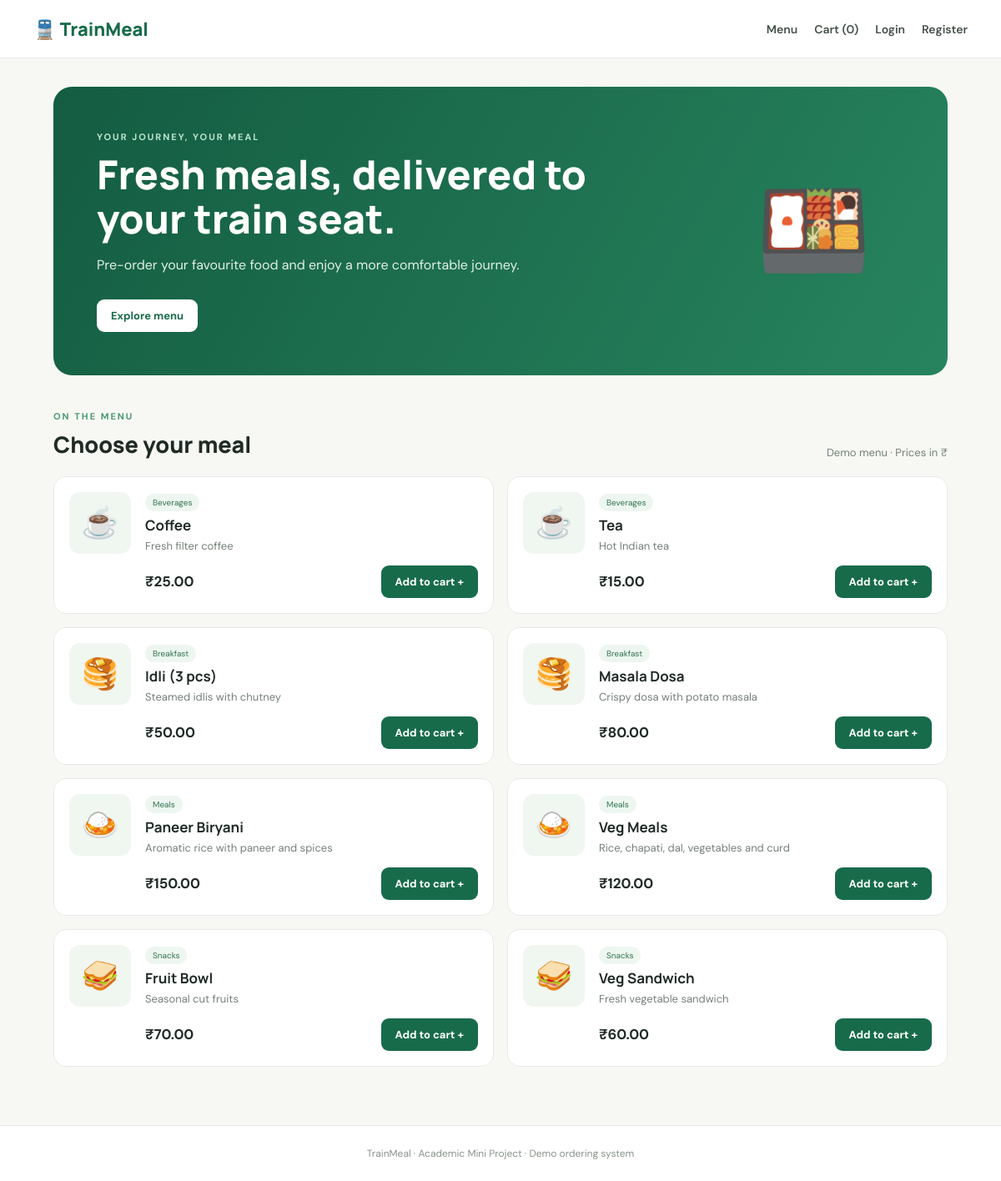
The page / on the database its author committed.
### tables this page shows
CREATE TABLE foods (
            id INTEGER PRIMARY KEY AUTOINCREMENT,
            name TEXT NOT NULL,
            description TEXT,
            category TEXT NOT NULL,
            price REAL NOT NULL,
            available INTEGER NOT NULL DEFAULT 1
        );

### app.py (the view)
@app.route("/")
def index():
    with db() as con:
        foods = con.execute("SELECT * FROM foods WHERE available=1 ORDER BY category,name").fetchall()
    return render_template("index.html", foods=foods)

### app.py (called while the page is built)
def db():
    conn = sqlite3.connect(DB_PATH)
    conn.row_factory = sqlite3.Row
    conn.execute("PRAGMA foreign_keys = ON")
    return conn

### templates/index.html
{% extends "base.html" %}{% block title %}Menu | TrainMeal{% endblock %}
{% block content %}
<section class="hero"><div><p class="eyebrow">YOUR JOURNEY, YOUR MEAL</p><h1>Fresh meals, delivered to your train seat.</h1><p>Pre-order your favourite food and enjoy a more comfortable journey.</p><a class="btn light" href="#menu">Explore menu</a></div><div class="hero-icon">🍱</div></section>
<div class="section-head" id="menu"><div><p class="eyebrow">ON THE MENU</p><h2>Choose your meal</h2></div><span class="muted">Demo menu · Prices in ₹</span></div>
<div class="food-grid">
{% for food in foods %}
<article class="food-card"><div class="food-emoji">{{ {'Meals':'🍛','Snacks':'🥪','Breakfast':'🥞','Beverages':'☕'}.get(food.category,'🍽️') }}</div><div class="food-info"><span class="tag">{{ food.category }}</span><h3>{{ food.name }}</h3><p>{{ food.description }}</p><div class="food-bottom"><strong>₹{{ '%.2f'|format(food.price) }}</strong><form method="post" action="{{ url_for('add_to_cart',food_id=food.id) }}"><button class="btn" type="submit">Add to cart +</button></form></div></div></article>
{% else %}<p>No food items available.</p>{% endfor %}
</div>
{% endblock %}

### templates/base.html (shortened to what this page needs)
<!doctype html>
<html lang="en">
<head>
<link rel="stylesheet" href="{{ url_for('static',filename='style.css') }}">
</head>
<body>
<nav class="navbar">
  <a class="brand" href="{{ url_for('index') }}">🚆 TrainMeal</a>
  <div class="navlinks">
    <a href="{{ url_for('index') }}">Menu</a>
    <a href="{{ url_for('cart') }}">Cart ({{ session.get('cart',{}).values()|sum }})</a>
    {% if session.get('user_id') %}
      <a href="{{ url_for('my_orders') }}">My Orders</a>
      {% if session.get('role')=='admin' %}<a href="{{ url_for('admin') }}">Admin</a>{% endif %}
      <span class="welcome">Hi, {{ session.get('name') }}</span><a href="{{ url_for('logout') }}">Logout</a>
    {% else %}<a href="{{ url_for('login') }}">Login</a><a href="{{ url_for('register') }}">Register</a>{% endif %}
  </div>
</nav>
<main class="container">
{% block content %}{% endblock %}
</main>
<footer>TrainMeal · Academic Mini Project · Demo ordering system</footer>
</body></html>

### static/style.css (style rules this page uses)
:root { --ink:#202b26;--muted:#738078;--green:#176b4b;--green2:#eaf5ef;--cream:#f7f8f4;--line:#e6ebe6 }
* { box-sizing:border-box }
body { margin:0;background:var(--cream);color:var(--ink);font-family:'DM Sans',Arial,sans-serif }
.navbar { height:auto;min-height:70px;background:#fff;border-bottom:1px solid var(--line);display:flex;align-items:center;justify-content:space-between;padding:14px max(calc((100% - 1120px)/2),24px);gap:20px }
.brand { font:800 22px Manrope,sans-serif;color:var(--green);text-decoration:none }
.navlinks { display:flex;align-items:center;gap:20px;flex-wrap:wrap }
.navlinks a { color:#435149;text-decoration:none;font-size:14px;font-weight:600 }
.navlinks a:hover,a { color:var(--green) }
.container { max-width:1120px;margin:34px auto 70px;padding:0 24px;min-height:70vh }
.hero { background:linear-gradient(120deg,#145c42,#27845e);border-radius:22px;padding:52px;color:#fff;display:flex;align-items:center;justify-content:space-between;overflow:hidden }
.hero h1 { font:800 clamp(30px,4vw,48px)/1.12 Manrope,sans-serif;max-width:610px;margin:8px 0 14px }
.hero p { max-width:540px;color:#e1f1e8;line-height:1.6 }
.hero-icon { font-size:110px;margin:0 40px }
.eyebrow { font-size:11px;font-weight:700;letter-spacing:2px;color:#4c9972;margin:0 0 8px }
.hero .eyebrow { color:#bce6ce }
.btn { display:inline-block;border:0;border-radius:9px;background:var(--green);color:#fff;padding:11px 17px;font:700 13px 'DM Sans';text-decoration:none;cursor:pointer }
.btn.light { background:#fff;color:var(--green);margin-top:12px }
.section-head { display:flex;justify-content:space-between;align-items:end;margin:42px 0 20px }
.section-head h2,h2 { font:800 27px Manrope;margin:0 }
.muted { color:var(--muted);font-size:13px }
.food-grid { display:grid;grid-template-columns:repeat(2,1fr);gap:16px }
.food-card { background:#fff;border:1px solid var(--line);border-radius:15px;padding:18px;display:flex;gap:17px }
.food-emoji { width:74px;height:74px;flex-shrink:0;border-radius:13px;background:#f0f6f0;display:grid;place-items:center;font-size:36px }
.food-info { flex:1 }
.food-info h3 { font:700 17px Manrope;margin:7px 0 5px }
.food-info p { font-size:13px;color:var(--muted);margin:0 0 15px }
.tag { font-size:10px;background:#edf6ef;color:#347452;border-radius:20px;padding:4px 9px }
.food-bottom { display:flex;justify-content:space-between;align-items:center }
.food-bottom strong { font-size:17px }
footer { text-align:center;padding:25px;color:#87938b;font-size:12px;border-top:1px solid var(--line);background:#fff }

### rows shown on the page
foods: category "☕", category "Beverages", name "Coffee", description "Fresh filter coffee", price "25.00"
foods: category "☕", category "Beverages", name "Tea", description "Hot Indian tea", price "15.00"
foods: category "🥞", category "Breakfast", name "Idli (3 pcs)", description "Steamed idlis with chutney", price "50.00"
foods: category "🥞", category "Breakfast", name "Masala Dosa", description "Crispy dosa with potato masala", price "80.00"
foods: category "🍛", category "Meals", name "Paneer Biryani", description "Aromatic rice with paneer and spices", price "150.00"
foods: category "🍛", category "Meals", name "Veg Meals", description "Rice, chapati, dal, vegetables and curd", price "120.00"
foods: category "🥪", category "Snacks", name "Fruit Bowl", description "Seasonal cut fruits", price "70.00"
foods: category "🥪", category "Snacks", name "Veg Sandwich", description "Fresh vegetable sandwich", price "60.00"

### other values the page prints
{{ session.get('cart',{}).values()|sum }} "0"
